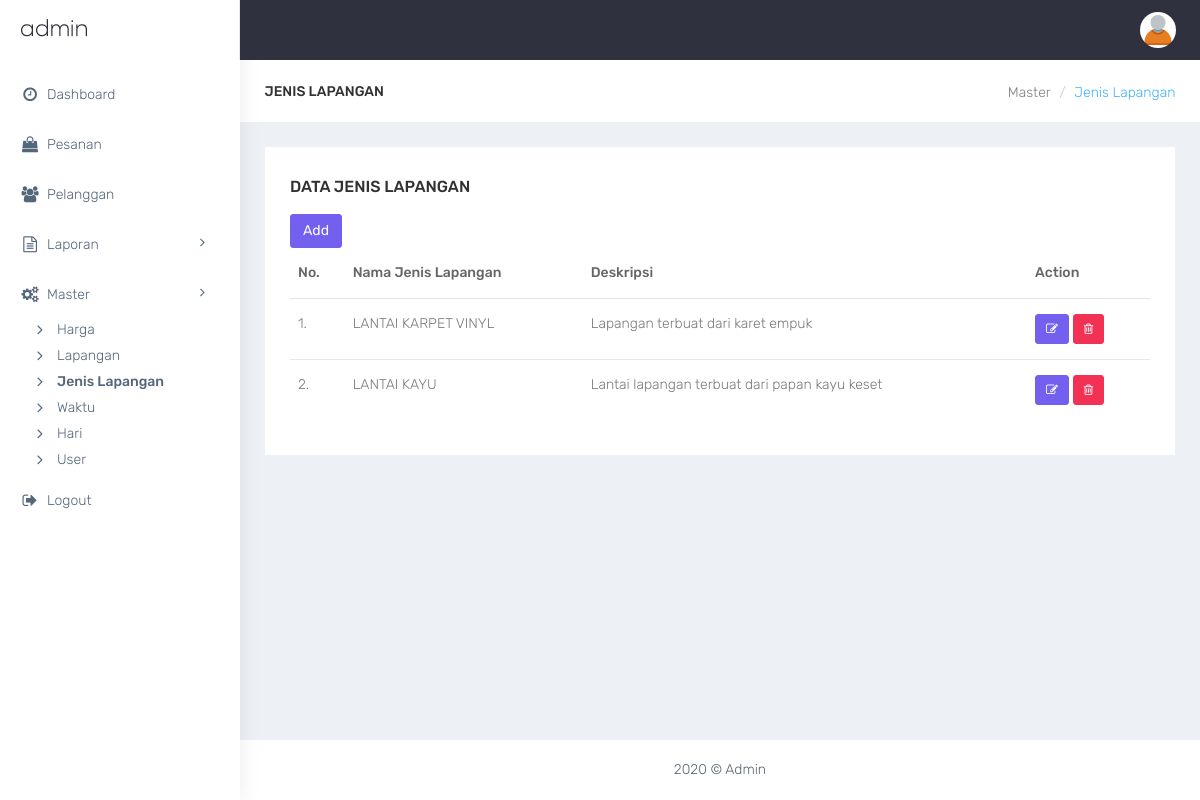
The app's page /admin/index.php?p=jenis-lapangan (signed in) with its own data.
### tables this page shows
CREATE TABLE `jenis_lapangan` (
  `id_jenis_lapangan` int(11) NOT NULL AUTO_INCREMENT,
  `nama_jenis_lapangan` varchar(50)  DEFAULT NULL,
  `deskripsi` text  DEFAULT NULL,
  PRIMARY KEY (`id_jenis_lapangan`)
);

### admin/jenis_lapangan.php (the view, shortened to what this page needs)
<div class="row bg-title">
    <div class="col-lg-3 col-md-4 col-sm-4 col-xs-12">
        <h4 class="page-title">Jenis Lapangan</h4>
    </div>
    <div class="col-lg-9 col-sm-8 col-md-8 col-xs-12">
        <ol class="breadcrumb">
            <li><a href="?p=dashboard">Master</a></li>
            <li class="active">Jenis Lapangan</li>
        </ol>
    </div>
</div>
<div class="row">
    <div class="col-md-12">
        <div class="white-box">
            <?php if(isset($_GET['hl']) && $_GET['hl'] == 'add'){ ?>
                <h3 class="box-title">Add Jenis Lapangan</h3>
                <form id="myform">
                    <div class="form-group ">
                        <label>Nama Jenis Lapangan</label>
                        <input type="text" class="form-control input-sm " name="nama_jenis_lapangan" style="width: 30%;" required="">
                    </div>
                    <div class="form-group ">
                        <label>Deskripsi</label>
                        <textarea class="form-control input-sm " name="deskripsi" style="width: 30%;"></textarea>
                    </div>
                    <div class="form-group">
                        <a href="?p=jenis-lapangan" class="btn btn-primary">Kembali</a>
                        <button type="submit" class="btn btn-success" id="btn-simpan">Simpan</button>
                </form>
                <script type="text/javascript">
                    $(document).ready(function(){
                        $("#myform").submit(function(e){
                            e.preventDefault();
                            $.ajax({
                                url : "proses.php?action=simpan-jenis-lapangan",
                                type : "POST",
                                data : new FormData(this),
                                processData : false,
                                contentType : false,
                                beforeSend : function(){
                                    $("#btn-simpan").html("Proses ...");
                                },
                                success : function(response){
                                    res = JSON.parse(response);
                                    if(res.message == 'success'){
                                        $.confirm({
                                            title: 'Sukses!',
                                            icon: 'fa fa-check',
                                            content: 'Tersimpan. ',
                                            buttons: {
                                                OK: function(){
                                                    window.location = "?p=jenis-lapangan";
                                                }
                                            }
                                        });
                                    }
                                    $("#btn-simpan").html("Simpan");
                                },
                                error : function(e){
                                    $("#btn-simpan").html("Simpan");
                                    $.alert('Error! '+e);
                                }
                            });
                        });
                    });
                </script>
            <?php }else{ ?>
                <h3 class="box-title">Data Jenis Lapangan</h3>
                <a href="?p=jenis-lapangan&hl=add" class="btn btn-primary">Add</a>
                <table class="table" style="width: 100%;">
                    <thead>
                        <tr>
                            <th>No.</th>
                            <th>Nama Jenis Lapangan</th>
                            <th>Deskripsi</th>
                            <th>Action</th>
                        </tr>
                    </thead>
                    <tbody>
                        <?php
                            $query1 = " SELECT * FROM jenis_lapangan";
                            $exc_query1 = mysqli_query($con,$query1);
                            $no = 1;
                            while ( $value1 = mysqli_fetch_array($exc_query1))
                            {
                                echo "<tr>";
                                echo "<td>".$no++.".</td>";
                                echo "<td>".$value1['nama_jenis_lapangan']."</td>";
                                echo "<td>".$value1['deskripsi']."</td>";
                                echo "<td>
                                        <a href='?p=jenis-lapangan&hl=edit&id=".$value1['id_jenis_lapangan']."' class='btn btn-sm btn-primary' title='Edit'><i class='fa fa-edit'></i></a>
                                        <button class='btn btn-sm btn-danger' title='Hapus' onclick='hapus(\"$value1[id_jenis_lapangan]\",\"$value1[nama_jenis_lapangan]\")'><i class='fa fa-trash-o'></i></button>
                                        </td>";
                                echo "</tr>";
                            }
                        ?>
                    </tbody>
                </table>
            <?php } ?>
        </div>
    </div>
</div>

### admin/css/colors/default.css (style rules this page uses)
body { background: #fff; }
.bg-title .breadcrumb .active { color: #41b3f9; }

### records on screen
jenis_lapangan: nama_jenis_lapangan "LANTAI KARPET VINYL", deskripsi "Lapangan terbuat dari karet empuk"
jenis_lapangan: nama_jenis_lapangan "LANTAI KAYU", deskripsi "Lantai lapangan terbuat dari papan kayu keset"
